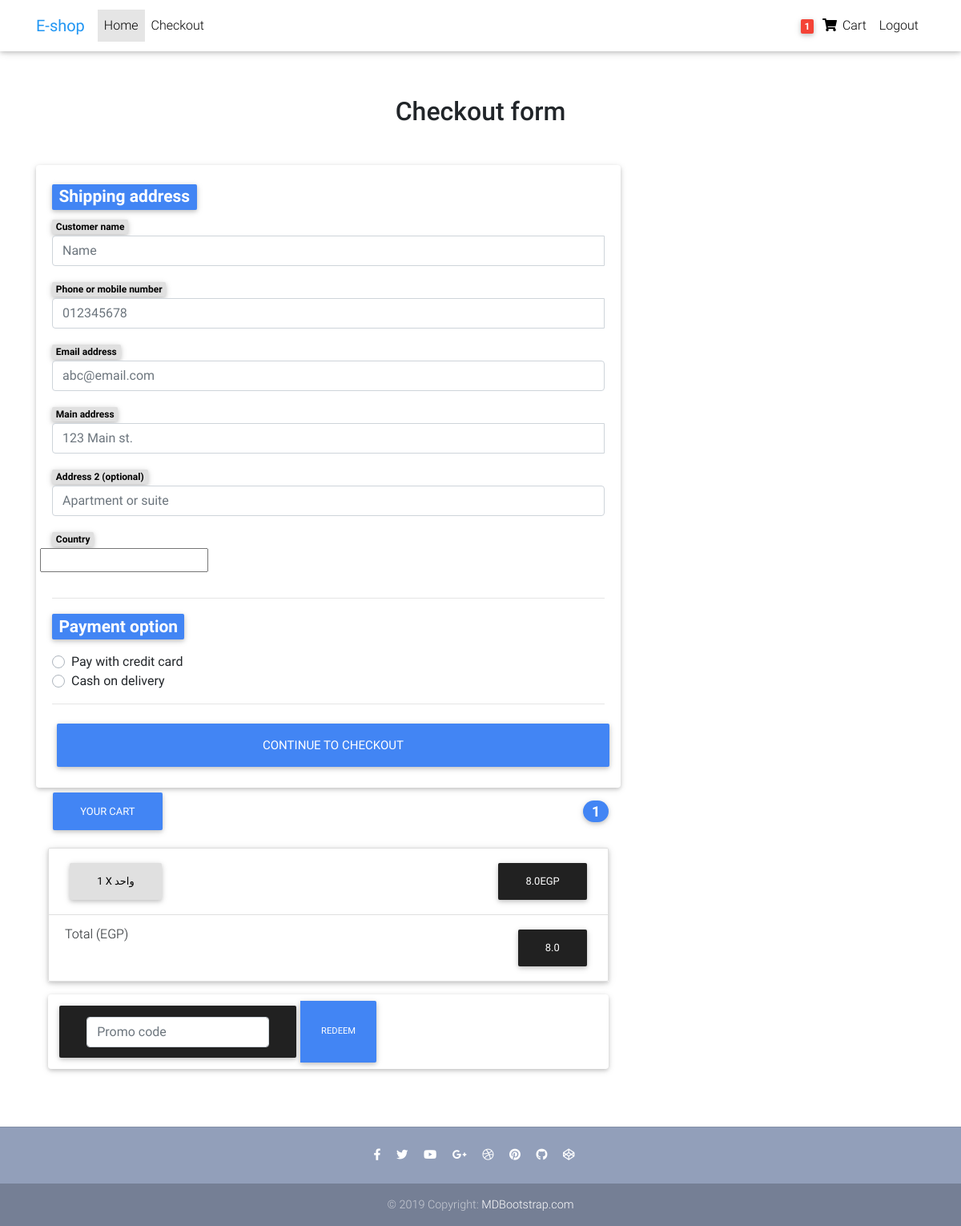
/en/checkout/ (signed in), run on the app's committed database.
### core/models.py (models this page shows, shortened)
class Order(models.Model):
    user = models.ForeignKey(settings.AUTH_USER_MODEL, on_delete=models.CASCADE)
    ref_code = models.CharField(max_length=20)
    items = models.ManyToManyField(OrderItem)
    start_date = models.DateTimeField(auto_now_add=True)
    ordered_date = models.DateTimeField()
    ordered = models.BooleanField(default=False)
    billing_address = models.ForeignKey('Address', related_name='billing_address', on_delete=models.SET_NULL,
                                        blank=True, null=True)
    shipping_address = models.ForeignKey('Address', related_name='shipping_address', on_delete=models.SET_NULL,
                                         blank=True, null=True)
    payment = models.ForeignKey('Payment', on_delete=models.SET_NULL, blank=True, null=True)
    coupon = models.ForeignKey('Coupon', on_delete=models.SET_NULL, blank=True, null=True)
    being_delivered = models.BooleanField(default=False)
    received = models.BooleanField(default=False)
    refund_requested = models.BooleanField(default=False)
    refund_granted = models.BooleanField(default=False)
    def get_total_price(self):
        total = 0
        for order_item in self.items.all():
            total += order_item.get_final_price()
        if self.coupon:
            total -= self.coupon.amount
        return total

class OrderItem(models.Model):
    user = models.ForeignKey(settings.AUTH_USER_MODEL, on_delete=models.CASCADE)
    item = models.ForeignKey(Item, on_delete=models.CASCADE)
    quantity = models.IntegerField(default=1)
    ordered = models.BooleanField(default=False)
    def get_total_discount_item_price(self):
        return self.quantity * self.item.discount_price
    def get_final_price(self):
        if self.item.discount_price:
            return self.get_total_discount_item_price()
        return self.get_total_item_price()

class Item(models.Model):
    title = models.CharField(max_length=100)
    ar_title = models.CharField(max_length=100)
    price = models.FloatField()
    discount_price = models.FloatField(blank=True, null=True)
    category = models.CharField(choices=CATEGORY_CHOICES, max_length=4)
    ar_category = models.CharField(choices=AR_CATEGORY_CHOICES, max_length=4)
    label = models.CharField(choices=LABEL_CHOICES, max_length=4)
    ar_label = models.CharField(choices=AR_LABEL_CHOICES, max_length=4)
    description = models.TextField()
    ar_description = models.TextField()
    slug = models.SlugField()
    image = models.ImageField()

### core/views.py (the view, shortened to what this page needs)
# urls.py: path('en/checkout/', views.EnCheckoutView.as_view(), name='en-checkout'),
class EnCheckoutView(View):
    def get(self, *args, **kwargs):
        try:
            order = Order.objects.get(user=self.request.user, ordered=False)
            form = CheckoutForm()
            context = {
                'form': form,
                'couponform': CouponForm(),
                'order': order,
                'DISPLAY_COUPON_FORM': True
            }
            return render(self.request, "en-checkout-page.html", context)
        except ObjectDoesNotExist:
            messages.info(self.request, "You do not have an active order")
            return redirect("core:en-checkout")

### core/forms.py
class CheckoutForm(forms.Form):
    full_name = forms.CharField(required=True)
    phone_number = forms.IntegerField(required=True)
    email_address = forms.EmailField(required=False)
    shipping_address = forms.CharField(required=True)
    shipping_address2 = forms.CharField(required=False)
    shipping_country = CountryField(blank_label='(Choose a country)').formfield(
        required=True,
        widget=CountrySelectWidget(attrs={
            'class': 'custom-select d-block w-100',
        }))
    en_payment_option = forms.ChoiceField(
        required=True,
        widget=forms.RadioSelect, choices=EN_PAYMENT_CHOICES)

class CouponForm(forms.Form):
    code = forms.CharField(widget=forms.TextInput(attrs={
        'class': 'form-control',
        'placeholder': 'Promo code',
        'aria-label': 'Recipient\'s username',
        'aria-describedby': 'basic-addon2'
    }))

### core/templatetags/cart_template_tags.py (called while the page is built)
@register.filter
def cart_item_count(user):
    if user.is_authenticated:
        qs = Order.objects.filter(user=user, ordered=False)
        if qs.exists():
            return qs[0].items.count()
    return 0

### templates/en-checkout-page.html (shortened to what this page needs)
{% extends "en-base.html" %}
{% load crispy_forms_tags %}
{% block content %}
  <main >
    <div class="container wow fadeIn">
      <h2 class="my-5 h2 text-center">Checkout form</h2>
      <div class="row">
        <div class="col-md-8 mb-4">
          <div class="card">
            <form method="POST" class="card-body">
              <h3><span class="badge badge-primary">Shipping address</span> </h3>
              <div class='hideable_shipping_form'>
               <span class="badge badge-light">Customer name</span>
                <div class="input-group mb-3">
                    <input type='text' placeholder='Name' id='full_name' name='full_name' class='form-control' required>
                </div>
                <span class="badge badge-light">Phone or mobile number</span>
                <div class="input-group mb-3">
                 <input type="text" class="form-control" id="phone_number" name="phone_number" placeholder="012345678" required>
                 </div>
                <span class="badge badge-light">Email address</span>
                <div class="input-group mb-3">
                  <input type='text' placeholder='abc@email.com' id='email_address' name='email_address' class='form-control' />
                </div>
                <span class="badge badge-light">Main address</span>
                <div class="input-group mb-3">
                 <input type="text" class="form-control" id="shipping_address" name="shipping_address" placeholder="123 Main st." required>
                 </div>
                <span class="badge badge-light">Address 2 (optional)</span>
                <div class="input-group mb-3">
                  <input type='text' placeholder='Apartment or suite' id='shipping_address2' name='shipping_address2' class='form-control' />
                </div>
                <span class="badge badge-light">Country</span>
                <div class="row">
                  <div class="input-group mb-3">
                    {{ form.shipping_country }}
                  </div>
                </div>
              <hr>
                <h3> <span class="badge badge-primary"> Payment option</span></h3>
              <div class="d-block my-3">
                {% for value, name in form.fields.en_payment_option.choices %}
                <div class="custom-control custom-radio">
                  <label class="custom-control-label" for="{{ name }}">{{ name }}</label>
                </div>
                {% endfor %}
              </div>
              <hr class="mb-4">
              <button class="btn btn-primary btn-lg btn-block" type="submit">Continue to checkout</button>
            </form>
          </div>
        </div>
        <div class="col-md-16 mb-4">
          {% include "order_snippet.html" %}
        </div>
      </div>
    </div>
  </main>
{% endblock content %}

### templates/en-navbar.html (shortened to what this page needs)
{% load cart_template_tags %}
{% load static %}
{% load socialaccount %}
  <nav class="navbar fixed-top navbar-expand-lg navbar-light white scrolling-navbar">
    <div class="container">
      <a class="navbar-brand waves-effect" href="/" target="_blank">
        <strong class="blue-text">E-shop</strong>
      </a>
      <div class="collapse navbar-collapse" id="navbarSupportedContent">
        <ul class="navbar-nav mr-auto">
          <li class="nav-item active">
            <a class="nav-link waves-effect" href="/en/">Home
            </a>
          </li>
          <li class="nav-item">
            <a class="nav-link waves-effect" href="/en/checkout/" target="_blank">Checkout</a>
          </li>
        </ul>
        <ul class="navbar-nav nav-flex-icons">
            {% if request.user.is_authenticated %}
          <li class="nav-item">
            <a href="{% url 'core:en-order-summary' %}" class="nav-link waves-effect">
              <span class="badge red z-depth-1 mr-1"> {{ request.user|cart_item_count }} </span>
              <i class="fas fa-shopping-cart"></i>
              <span class="clearfix d-none d-sm-inline-block"> Cart </span>
            </a>
          </li>
            <li class="nav-item">
            <a class="nav-link waves-effect" href="{% url 'account_logout' %}">
               <span class="clearfix d-none d-sm-inline-block"> Logout </span>
            </a>
          </li>
          {% endif %}
         </ul>
      </div>
    </div>
  </nav>

### templates/order_snippet.html (shortened to what this page needs)
        <div class="col-md-12 mb-4">
          <h4 class="d-flex justify-content-between align-items-center mb-3">
            <button type="button" class="btn btn-primary">Your cart</button>
            <span class="badge badge-primary badge-pill">{{ order.items.count }}</span>
          </h4>
          <ul class="list-group mb-3 z-depth-1">
            {% for order_item in order.items.all %}
            <li class="list-group-item d-flex justify-content-between lh-condensed">
              <div>
                  <span class="btn btn-light">{{ order_item.quantity }} x {{ order_item.item.ar_title }}</span>
              </div>
              <span class="btn btn-dark">{{ order_item.get_final_price }}EGP</span>
            </li>
            {% endfor %}
            <li class="list-group-item d-flex justify-content-between">
              <span>Total (EGP)</span>
              <button class="btn btn-dark">{{ order.get_total_price }}</button>
            </li>
          </ul>
         {% if DISPLAY_COUPON_FORM %}
          <form class="card p-2" action="{% url 'core:add-en-coupon' %}" method="POST">
            <div class="input-group">
                <span class="btn btn-dark">{{ couponform.code }}</span>
              <div class="input-group-append">
                <button class="btn btn-primary btn-md waves-effect m-0" type="submit">Redeem</button>
              </div>
            </div>
          </form>
            {% endif %}
        </div>

### templates/en-base.html (style rules this page uses)
html, body, header, .carousel { height: 60vh; }

### data on the page
Order: items.count "1", get_total_price "8.0"
OrderItem: quantity "1", item.ar_title "واحد", get_final_price "8.0"

### other printed values
{{ request.user|cart_item_count }} "1"
{{ name }} "Pay with credit card" "Cash on delivery"
